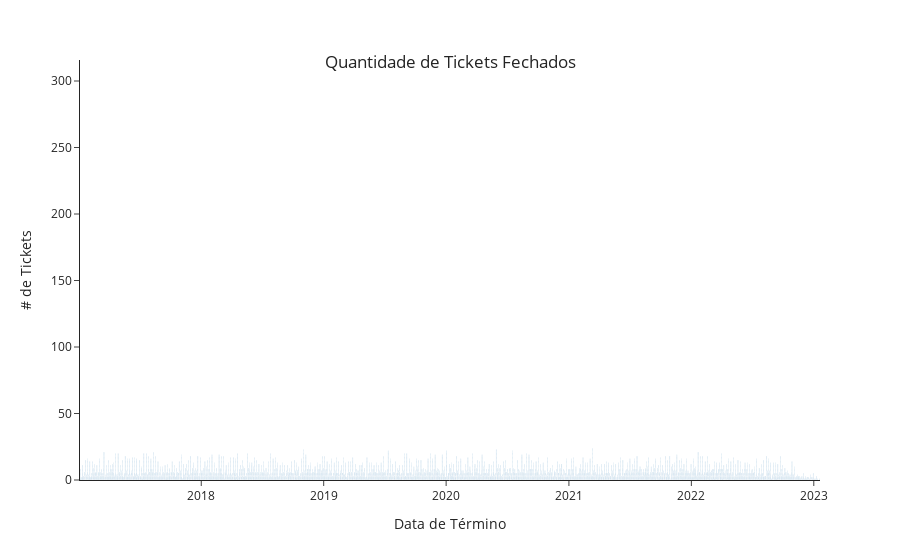

The code cell stored with this chart in its notebook:
### Code cell
fig = px.bar(df, x='end_date', template="simple_white")
fig.update_layout(bargap=0.2, yaxis_title="# de Tickets",
                  xaxis_title="Data de Término",
                 title={
                     'text': "Quantidade de Tickets Fechados",
                     'y': 0.9,
                     'x': 0.5,
                     'xanchor': 'center',
                     'yanchor': 'top'
                 })
fig.show()

### Figure 1 — Plotly figure (JSON) as saved in the notebook; plotly's stock layout.template omitted (floating-point values rounded to 4 significant figures; data arrays with more than 128 entries replaced by an {"elided": "..."} marker saying what was removed)
{"data": [{"alignmentgroup": "True", "hovertemplate": "end_date=%{x}<br>count=%{y}<extra></extra>", "legendgroup": "", "marker": {"color": "#1F77B4", "pattern": {"shape": ""}}, "name": "", "offsetgroup": "", "orientation": "v", "showlegend": false, "textposition": "auto", "type": "bar", "x": {"elided": "10000 str values"}, "xaxis": "x", "y": {"elided": "10000 int values"}, "yaxis": "y"}], "layout": {"bargap": 0.2, "barmode": "relative", "legend": {"tracegroupgap": 0}, "margin": {"t": 60}, "title": {"text": "Quantidade de Tickets Fechados", "x": 0.5, "xanchor": "center", "y": 0.9, "yanchor": "top"}, "xaxis": {"anchor": "y", "domain": [0, 1], "title": {"text": "Data de Término"}}, "yaxis": {"anchor": "x", "domain": [0, 1], "title": {"text": "# de Tickets"}}}}
